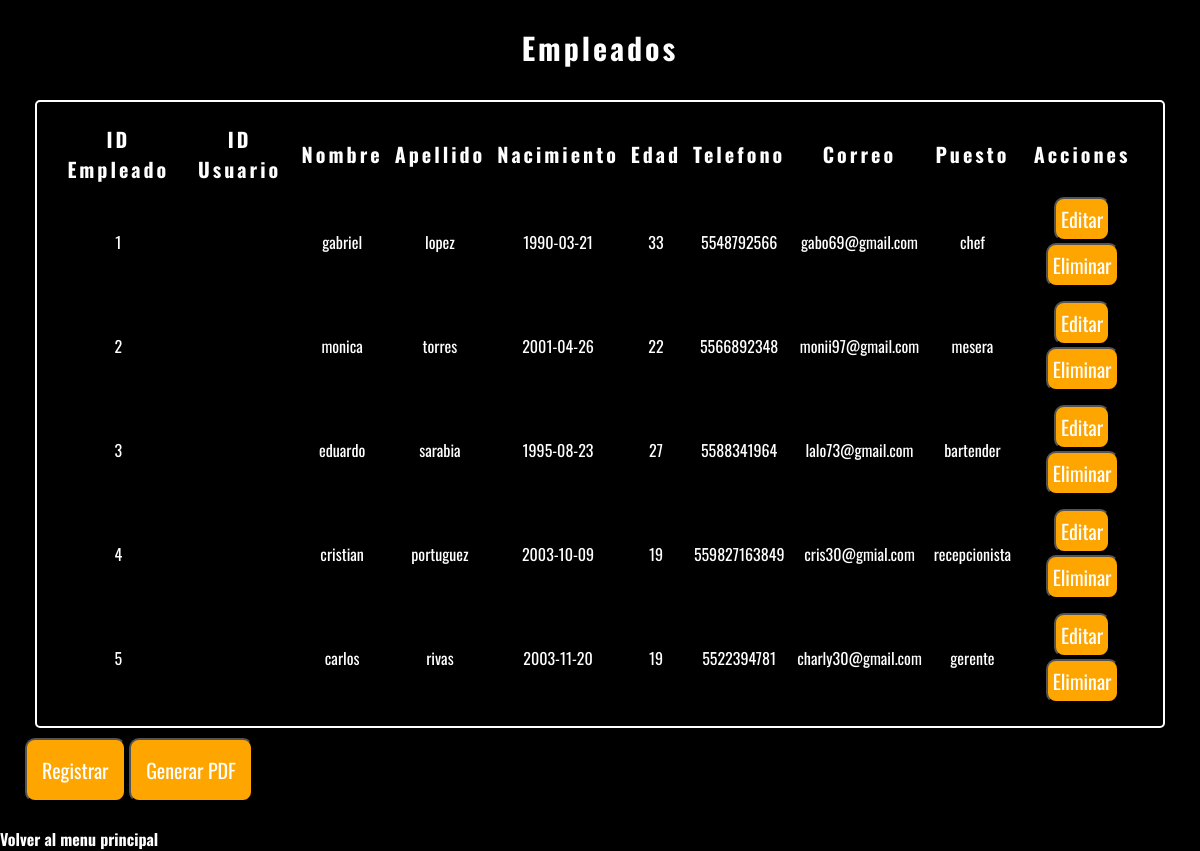
Page /empleadosAdmin.php on the committed database.
### tables this page shows
CREATE TABLE `empleados` (
  `id_empleado` int(11) NOT NULL,
  `id_usuario` int(11) DEFAULT NULL,
  `nombre` varchar(50) NOT NULL,
  `apellido` varchar(50) NOT NULL,
  `fecha_nacimiento` date NOT NULL,
  `edad` tinyint(2) NOT NULL,
  `telefono` bigint(10) NOT NULL,
  `correo` varchar(50) NOT NULL,
  `puesto` varchar(20) NOT NULL
);

### empleadosAdmin.php (the view, shortened to what this page needs)
<!DOCTYPE html>
<html lang="en">
<head>
  <link rel="stylesheet" href="https://cdnjs.cloudflare.com/ajax/libs/font-awesome/6.4.0/css/all.min.css"integrity="sha512-iecdLmaskl7CVkqkXNQ/ZH/XLlvWZOJyj7Yy7tcenmpD1ypASozpmT/E0iPtmFIB46ZmdtAc9eNBvH0H/ZpiBw==" />
  <link rel="stylesheet" href="style/index.css">
  <link rel="stylesheet" href="style/tablaAdmin.css">
</head>
<body>
<div class="maintablas">
        <div class="tabla-box">
        <h2>Empleados</h2>
            <?php
            include 'conexion.php';
            $query = "SELECT * FROM empleados";
            $result = $conecta->query($query);
            if ($result->num_rows > 0) {
                echo "<table >";
                echo "<tr><th>ID Empleado</th><th>ID Usuario</th><th>Nombre</th><th>Apellido</th><th>Nacimiento</th><th>Edad</th><th>Telefono</th><th>Correo</th><th>Puesto</th><th>Acciones</th></tr>";
                while ($row = $result->fetch_assoc()) {
                    echo "<tr>";
                    echo "<td>{$row['id_empleado']}</td>";
                    echo "<td>{$row['id_usuario']}</td>";
                    echo "<td>{$row['nombre']}</td>";
                    echo "<td>{$row['apellido']}</td>";
                    echo "<td>{$row['fecha_nacimiento']}</td>";
                    echo "<td>{$row['edad']}</td>";
                    echo "<td>{$row['telefono']}</td>";
                    echo "<td>{$row['correo']}</td>";
                    echo "<td>{$row['puesto']}</td>";
                    $id_empleado = $row['id_empleado'];
                    echo "<td>
                    <button class = 'botonRegistrar' onclick=\"window.location.href='editEmpleado.php?id={$row['id_empleado']}'\">Editar</button>
                    <button class='botonRegistrar' onclick='confirmarEdicion($id_empleado)'>Eliminar</button>
                        </td>";
                    echo "</tr>";
                }
                echo "</table>";
                echo "<button class='botonEmpleado' onclick=\"window.location.href='registrarEmpleado.php'\">Registrar</button>";
            } else {
                echo '<script>alert("Sin registros");</script>';
            }
            ?>
            <a href="empleadosPDF.php" target="_blank"><button class="botonEmpleado">Generar PDF</button></a>
        </div>
</div>
    <a href="index.php"><strong>Volver al menu principal</strong></a>
</body>
</html>

### style/index.css (style rules this page uses)
* { margin: 0; padding: 0; font-family: 'Oswald', sans-serif; }
body { height: 100vh; color: #fff; background-color: black; background-image: url("http://localhost/integrador/img/fondo230.jpg"); background-position: center; background-size: cover; background-repeat: no-repeat; background-attachment: fixed; transition: all .2s ease-in-out; animation: cambioImagen 10s infinite; }
a { color: #fff; text-decoration: none; }

### style/tablaAdmin.css (style rules this page uses)
.maintablas { justify-content: center; align-items: center; display: grid; }
.tabla-box { transition: all .2s ease-in-out; width: 100%; padding: 25px; background: rgba(0,0,0,.5); box-sizing: border-box; box-shadow: 0 15px 25px rgba(0,0,0,.6); border-radius: 10px; }
.tabla-box h2 { letter-spacing: 3px; margin: 0 0 30px; font-size: 30px; transition: all .2s ease-in-out; padding: 0; color: #fff; text-align: center; }
.botonRegistrar { text-align:center; background-color: orange; color: white; border-radius: 10px; transition: all .2s ease-in-out; }
.botonEmpleado { padding: 15px; text-align:center; background-color: orange; color: white; font-size: 20px; border-radius: 10px; transition: all .2s ease-in-out; }
td .botonRegistrar { padding: 5px; display: inline-block; margin: 1px; font-size: 20px; }
table { padding: 15px; border-collapse: separate; border: 2px solid white; border-radius: 5px; transition: all .2s ease-in-out; margin: 10px; }
th { font-style: normal; transition: all .2s ease-in-out; letter-spacing: 3px; font-size: 20px; color: #fff; }
th, td { padding: 5px; text-align: center; }

### rows in the picture
empleados: id_empleado "1", nombre "gabriel", apellido "lopez", fecha_nacimiento "1990-03-21", edad "33", telefono "5548792566", correo "gabo69@gmail.com", puesto "chef"
empleados: id_empleado "2", nombre "monica", apellido "torres", fecha_nacimiento "2001-04-26", edad "22", telefono "5566892348", correo "monii97@gmail.com", puesto "mesera"
empleados: id_empleado "3", nombre "eduardo", apellido "sarabia", fecha_nacimiento "1995-08-23", edad "27", telefono "5588341964", correo "lalo73@gmail.com", puesto "bartender"
empleados: id_empleado "4", nombre "cristian", apellido "portuguez", fecha_nacimiento "2003-10-09", edad "19", telefono "559827163849", correo "cris30@gmial.com", puesto "recepcionista"
empleados: id_empleado "5", nombre "carlos", apellido "rivas", fecha_nacimiento "2003-11-20", edad "19", telefono "5522394781", correo "charly30@gmail.com", puesto "gerente"
